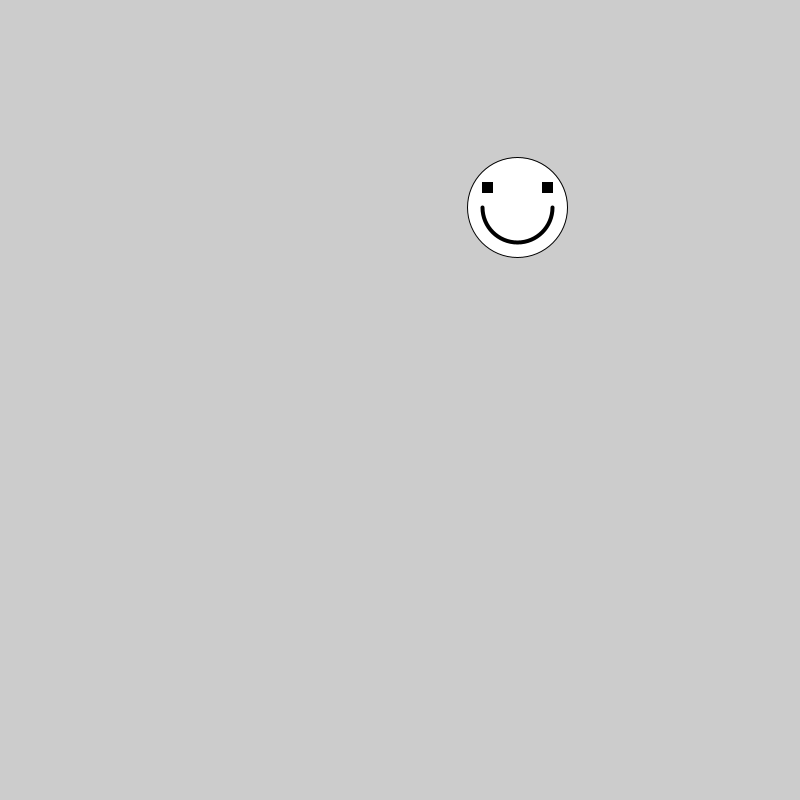
Frame 1 (no input)
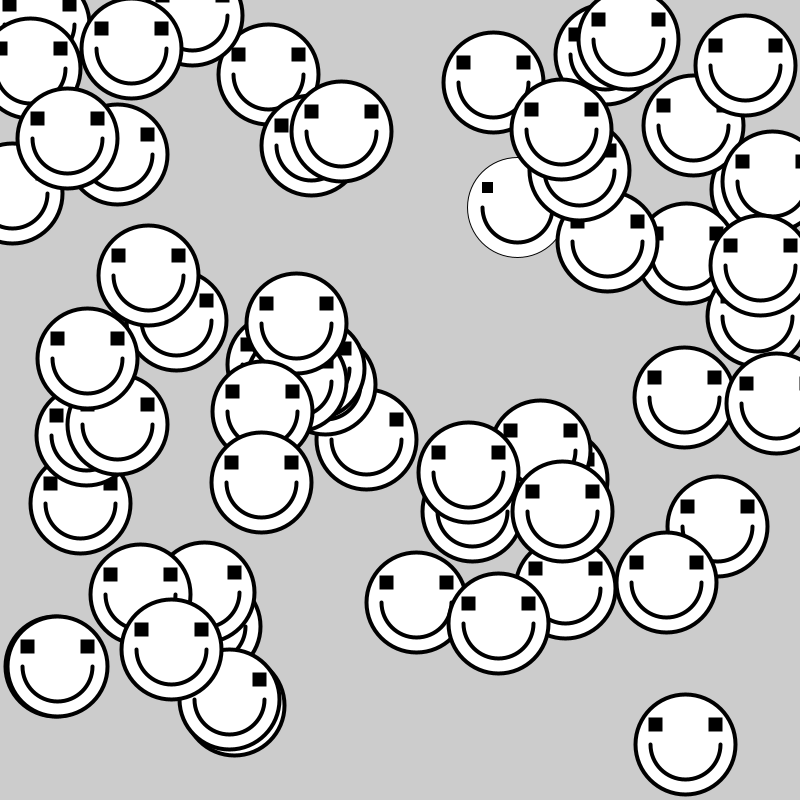
Frame 60 (the mouse pressed at the canvas centre just before this capture)
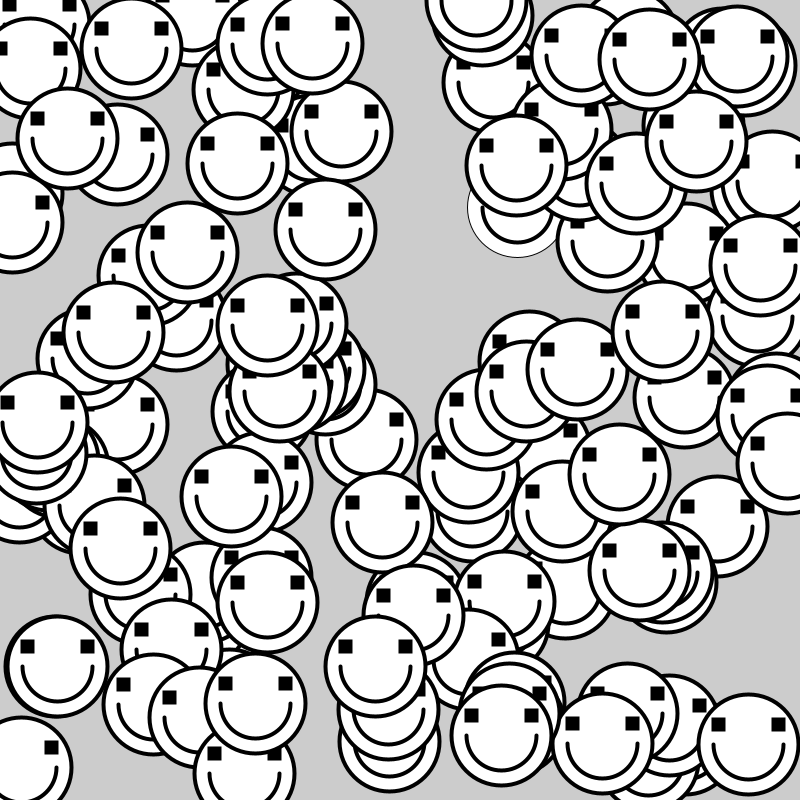
Frame 120 (the mouse held since frame 60 and released just before this capture)

The Processing sketch that drew these frames (run headless with seeded random() and noise(); from frame 60 on, the mouse is pressed at the canvas centre):

// Processing sketch: morda
// ── morda.pde
int costam = 0;

void setup () {  
  size(800, 800);
  rectMode(CENTER);
}
void draw() {
  morda(random(width), random(height));
}

void morda(float x, float y) {
  fill(255);
  ellipse(x, y, 100, 100);
  fill(0);
  rect(x-30, y-20, 10, 10);
  rect(x+30, y-20, 10, 10);
  noFill();
  strokeWeight(4);
  arc(x, y, 70, 70, 0, radians(180));
  // println(degrees(TWO_PI));
}
